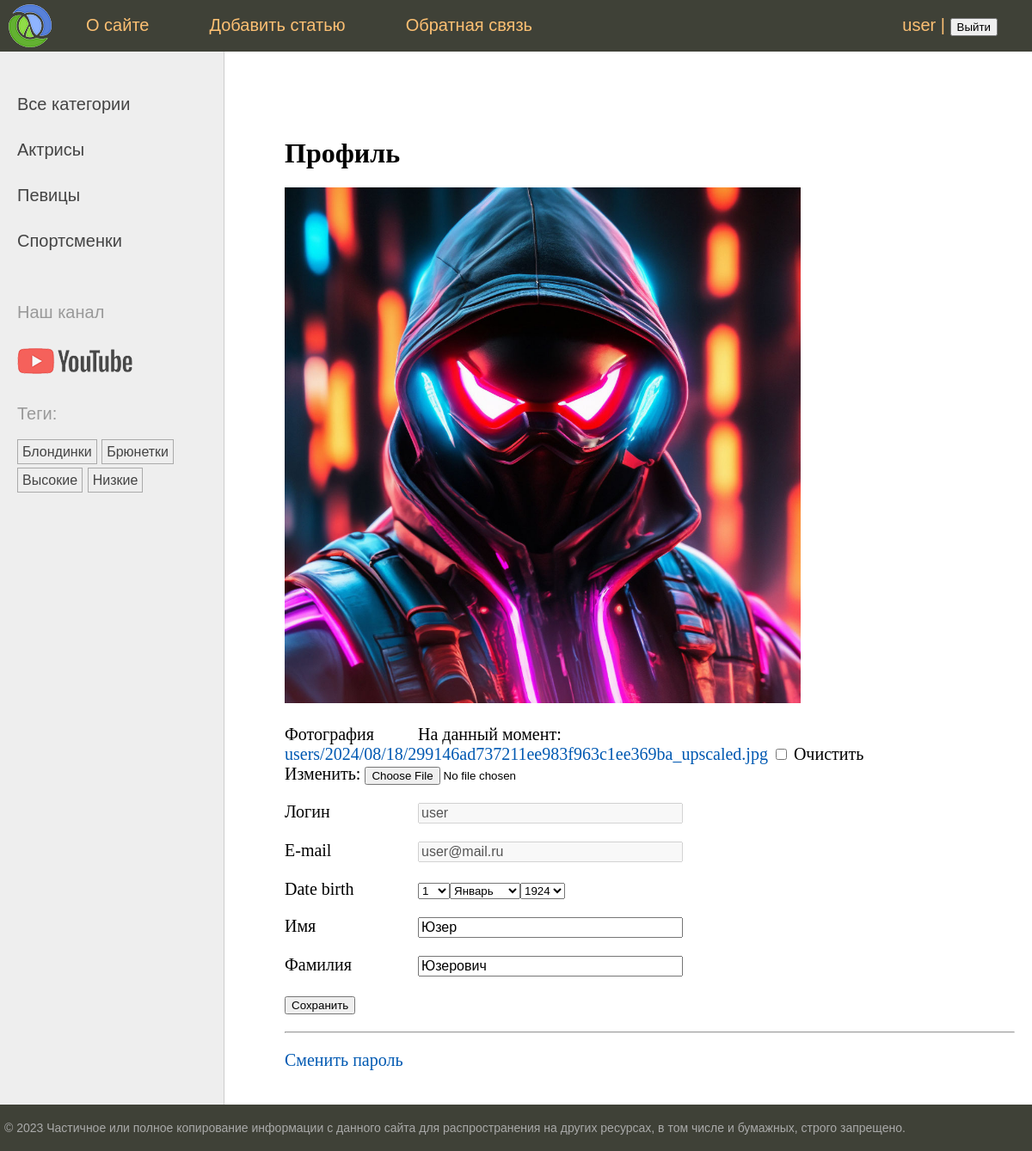
Page /users/profile/ (signed in) on the committed database.
### users/models.py (models this page shows)
class User(AbstractUser):
    photo = models.ImageField(upload_to="users/%Y/%m/%d", blank=True, null=True, verbose_name="Фотография")
    date_birth = models.DateTimeField(blank=True, null=True, verbose_name="Дата рождения")

### women/models.py (models this page shows, shortened)
class Category(models.Model):
    name = models.CharField(max_length=100, db_index=True, verbose_name="Категория")
    slug = models.SlugField(max_length=255, unique=True, db_index=True)
    class Meta:
        verbose_name = "Категория"
        verbose_name_plural = "Категории"
    def get_absolute_url(self):
        return reverse("category", kwargs={"cat_slug": self.slug})

class TagPost(models.Model):
    tag = models.CharField(max_length=100, db_index=True)
    slug = models.SlugField(max_length=255, unique=True, db_index=True)
    def get_absolute_url(self):
        return reverse("tag", kwargs={"tag_slug": self.slug})

### users/views.py (the view, shortened to what this page needs)
# urls.py: path("profile/", views.ProfileUser.as_view(), name="profile"),
class ProfileUser(LoginRequiredMixin, UpdateView):
    model = get_user_model()
    form_class = ProfileUserForm
    template_name = 'users/profile.html'
    extra_context = {
        'title': "Профиль пользователя",
        'default_image': settings.DEFAULT_USER_IMAGE,
    }
    def get_object(self, queryset=None):
        return self.request.user

### users/forms.py
class ProfileUserForm(forms.ModelForm):
    username = forms.CharField(disabled=True, label="Логин", widget=forms.TextInput(attrs={'class': 'form-input'}))
    email = forms.CharField(disabled=True, label="E-mail", widget=forms.TextInput(attrs={'class': 'form-input'}))
    this_year = datetime.date.today().year
    date_birth = forms.DateField(widget=forms.SelectDateWidget(years=tuple(range(this_year-100, this_year-5))))
    class Meta:
        model = get_user_model()
        fields = ['photo', 'username', 'email', 'date_birth','first_name', 'last_name']
        labels = {
            'first_name': 'Имя',
            'last_name': 'Фамилия',
        }
        widgets = {
            'first_name': forms.TextInput(attrs={'class': 'form-input'}),
            'last_name': forms.TextInput(attrs={'class': 'form-input'}),
        }

### users/context_processors.py (called while the page is built)
def get_women_context(request):
    return {'mainmenu': menu}

### women/templatetags/women_tags.py (called while the page is built)
@register.inclusion_tag('women/list_categories.html')
def show_categories(cat_selected=0):
    cats = Category.objects.annotate(total=Count("posts")).filter(total__gt=0)
    return {'cats': cats, 'cat_selected': cat_selected}

@register.inclusion_tag('women/list_tags.html')
def show_all_tags():
    return {'tags': TagPost.objects.annotate(total=Count("tags")).filter(total__gt=0)}

### users/templates/users/profile.html (shortened to what this page needs)
{% extends "base.html" %}
{% block content %}
<h1>Профиль</h1>
<form method="post" enctype="multipart/form-data">
    {% if user.photo %}
    <p><img src="{{user.photo.url}}"></p>
    {% else %}
    <p><img src="{{ default_image }}"></p>
    {% endif %}
    {% for f in form %}
    <p><label class="form-label" for="{{ f.id_for_label }}"> {{f.label}} </label> {{f}}</p>
    {% endfor %}
    <p><button type="submit">Сохранить</button></p>
</form>
<hr>
<p><a href="{% url 'users:password_change' %}">Сменить пароль</a></p>
{% endblock content %}

### templates/base.html (shortened to what this page needs)
{% load static %}
{% load women_tags %}
<!DOCTYPE html>
<html>
<head>
	<link type="text/css" href="{% static 'women/css/styles.css' %}" rel="stylesheet" />
</head>
<body>
<table class="table-page" border=0 cellpadding="0" cellspacing="0">
<tr><td valign=top>
{% block mainmenu %}
		<div class="header">
			<ul id="mainmenu" class="mainmenu">
			<li class="logo"><a href="{% url 'home' %}"><div class="logo"></div></a></li>
{% for m in mainmenu %}
	<li><a href="{% url m.url_name %}">{{m.title}}</a></li>
{% endfor %}
{% if user.is_authenticated %}
		<li class="last"><a href="{% url 'users:profile' %}"> {{user.username}} </a>| <form style="display:inline-block" method="post" action="{% url "users:logout" %}">
													<button type="submit">Выйти</button>
									  		  </form>
{% else %}
	<li class="last"><a href="{% url "users:login" %}">Войти</a> | <a href="{% url 'users:register' %}">Регистрация</a></li>
{% endif %}
			</ul>
		</div>
{% endblock mainmenu %}
<table class="table-content" border=0 cellpadding="0" cellspacing="0">
<tr>
	<td valign="top" class="left-chapters">
	<ul id="leftchapters">
		{% if cat_selected == 0 %}
		<li class="selected">Все категории</li>
		{% else %}
		<li><a href="{% url 'home' %}">Все категории</a></li>
		{% endif %}
		{% show_categories cat_selected %}
		<li class="share">
		<p>Наш канал</p>
		<a class="share-yt" href="https://www.youtube.com/channel/UClJzWfGWuGJL2t-3dYKcHTA/playlists" target="_blank" rel="nofollow"></a>
		</li>
		<li>{% show_all_tags %}</li>
	</ul>
</td>
<td valign="top" class="content">
	<div class="content-text">
{% block content %}
{% endblock %}
	</div>
</td></tr></table>
</td></tr>
<tr><td valign=top>
	<div id="footer">
		<p>&copy; 2023 Частичное или полное копирование информации с данного сайта для распространения на других ресурсах, в том числе и бумажных, строго запрещено.</p>
	</div>
</td></tr></table>
</body>
</html>

### women/templates/women/list_categories.html
{% for cat in cats %}
{% if cat.id == cat_selected %}
<li class="selected">{{cat.name}}</li>
{% else %}
<li><a href="{{ cat.get_absolute_url }}">{{cat.name}}</a></li>
{% endif %}
{% endfor %}

### women/templates/women/list_tags.html
{% if tags %}
    <p>Теги:</p>
    <ul class="tags-list">
        {% for t in tags %}
        <li><a href="{{t.get_absolute_url}}">{{t.tag}}</a></li>
        {% endfor %}
    </ul>
{% endif %}

### women/static/women/css/styles.css (style rules this page uses)
html, body { font-family: 'Arial'; margin: 0; padding: 0; height: 100%; width: 100%; color: #444; }
a { color: #0059b2; text-decoration: none; }
img { max-width: 600px; height: auto; }
.table-page { width: 100%; height: 100%; vertical-align: top; }
.table-page tr { height: 100%; }
.header { background: #3F4137; height: 60px; }
.logo { background: url('../images/logo.png') no-repeat 10px 5px; width: 70px; height: 60px; }
ul.mainmenu { list-style: none; margin: 0; padding: 0; height: 60px; color: #fdc073; font-size: 20px; overflow: hidden; }
ul.mainmenu li { float: left; margin: 18px 40px 0 30px; }
ul.mainmenu li.logo { margin: 0; }
ul.mainmenu li.last { float: right; }
ul.mainmenu li a { color: #fdc073; text-decoration: none; }
.table-content { width: 100%; min-height: 100%; height: 100%; }
.left-chapters { margin: 0; background: #eee; border-right: 1px solid #ccc; }
.left-chapters ul { width: 230px; margin: 0; padding: 20px 10px 10px 20px; list-style: none; font-size: 20px; }
.left-chapters ul li { margin: 30px 0 0 0; color: #999; }
.left-chapters ul li a { color: #444; text-decoration: none; }
.left-chapters ul li.share { margin: 60px 0 0 0; }
.left-chapters ul li.share p { margin: 30px 0 30px 0; }
.left-chapters ul li.share a { display: inline-block; width: 40px; height: 40px; margin: 0 20px 0 0; }
.left-chapters ul li.share a.share-yt { width: 100%; height: 30px; background: url('../images/share_yt.png') no-repeat 0 0 }
ul.tags-list { width: 100%; margin: 0; padding: 0; list-style: none; }
ul.tags-list li { margin: 0; padding: 0 0 10px; display: inline-block; }
ul.tags-list li a { padding: 5px; font-size: 16px; border: 1px solid #aaa; }
.content { padding: 40px 20px 20px 40px; width: 100%; box-sizing: border-box; }
.content-text { margin: 60px 0 0 30px; color: #000; font-size: 20px; font-family: Yandex Sans Display Light; }
.content-text h1 { font-size: 32px; }
#footer { box-sizing: border-box; background: #3F4137; padding: 5px; color: #aaa; font-size: 14px; font-family: Verdana, Geneva, Arial, Helvetica; text-align: left; overflow: hidden; }
.form-input { width: 300px; font-size: 16px; }
.form-label { display: inline-block; min-width: 150px; vertical-align: top; }

### rows in the picture
User: username "user", photo (picture), form "user" "user@mail.ru" "Юзер" "Юзерович"
Category: name "Актрисы"
Category: name "Певицы"
Category: name "Спортсменки"
TagPost: tag "Блондинки"
TagPost: tag "Брюнетки"
TagPost: tag "Высокие"
TagPost: tag "Низкие"

### other values in the picture
{{ m.title }} "О сайте" "Добавить статью" "Обратная связь"
{{ f.label }} "Фотография" "Логин" "E-mail" "Date birth" "Имя" "Фамилия"
